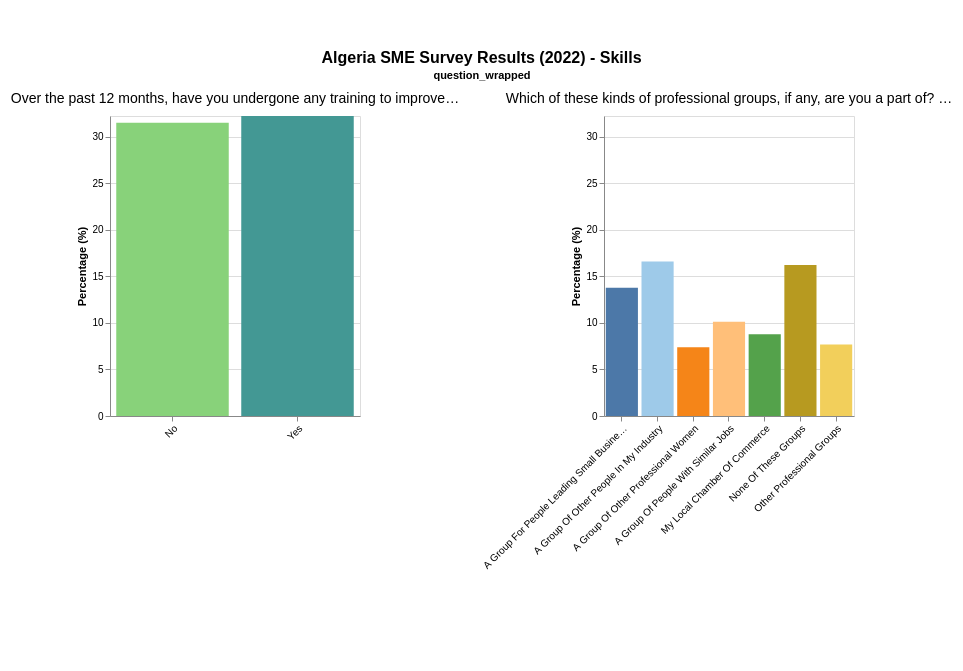

Notebook code for this chart:
### Markdown cell above
## Skills

### Code cell
chart = create_category_chart('Skills', combined_df)
display(chart)

### Figure 1 — Vega-Lite specification as saved in the notebook (floating-point values rounded to 4 significant figures)
{"config": {"view": {"continuousWidth": 300, "continuousHeight": 300}, "padding": {"left": 10, "right": 10, "top": 50, "bottom": 100}}, "data": {"name": "data-62ebe5a15686f91e61aac409e7647d50"}, "facet": {"field": "question_wrapped", "header": {"labelFontSize": 14, "labelLimit": 450, "labelLineHeight": 16, "titleOrient": "top"}, "type": "nominal"}, "spec": {"mark": {"type": "bar"}, "encoding": {"color": {"field": "response", "legend": null, "scale": {"scheme": "tableau20"}, "type": "nominal"}, "tooltip": [{"field": "question", "title": "Question", "type": "nominal"}, {"field": "response", "title": "Response", "type": "nominal"}, {"field": "value", "format": ".1f", "title": "Percentage", "type": "quantitative"}], "x": {"axis": {"labelAlign": "right", "labelAngle": -45, "labelLimit": 200}, "field": "response", "title": null, "type": "nominal"}, "y": {"field": "value", "scale": {"domain": [0, 32.21]}, "title": "Percentage (%)", "type": "quantitative"}}, "height": 300, "width": 250}, "columns": 2, "resolve": {"scale": {"x": "independent", "y": "independent"}}, "spacing": {"row": 80, "column": 20}, "title": {"text": "Algeria SME Survey Results (2022) - Skills", "fontSize": 16, "fontWeight": "bold", "anchor": "middle"}, "$schema": "https://vega.github.io/schema/vega-lite/v6.1.0.json", "datasets": {"data-62ebe5a15686f91e61aac409e7647d50": [{"category": "Skills", "question": "Over the past 12 months, have you undergone any training to improve\nyour technology (such as internet or computer) skills?", "response": "No", "value": 31.47, "question_wrapped": "Over the past 12 months, have you undergone any training to improve your\ntechnology (such as internet or computer) skills?"}, {"category": "Skills", "question": "Over the past 12 months, have you undergone any training to improve\nyour technology (such as internet or computer) skills?", "response": "Yes", "value": 32.21, "question_wrapped": "Over the past 12 months, have you undergone any training to improve your\ntechnology (such as internet or computer) skills?"}, {"category": "Skills", "question": "Which of these kinds of professional groups, if any, are you a part\nof? (Select all that apply)", "response": "A Group Of Other People In My Industry", "value": 16.59, "question_wrapped": "Which of these kinds of professional groups, if any, are you a part of? (Select\nall that apply)"}, {"category": "Skills", "question": "Which of these kinds of professional groups, if any, are you a part\nof? (Select all that apply)", "response": "A Group Of People With Similar Jobs", "value": 10.11, "question_wrapped": "Which of these kinds of professional groups, if any, are you a part of? (Select\nall that apply)"}, {"category": "Skills", "question": "Which of these kinds of professional groups, if any, are you a part\nof? (Select all that apply)", "response": "A Group For People Leading Small Businesses", "value": 13.78, "question_wrapped": "Which of these kinds of professional groups, if any, are you a part of? (Select\nall that apply)"}, {"category": "Skills", "question": "Which of these kinds of professional groups, if any, are you a part\nof? (Select all that apply)", "response": "My Local Chamber Of Commerce", "value": 8.77, "question_wrapped": "Which of these kinds of professional groups, if any, are you a part of? (Select\nall that apply)"}, {"category": "Skills", "question": "Which of these kinds of professional groups, if any, are you a part\nof? (Select all that apply)", "response": "A Group Of Other Professional Women", "value": 7.373, "question_wrapped": "Which of these kinds of professional groups, if any, are you a part of? (Select\nall that apply)"}, {"category": "Skills", "question": "Which of these kinds of professional groups, if any, are you a part\nof? (Select all that apply)", "response": "Other Professional Groups", "value": 7.669, "question_wrapped": "Which of these kinds of professional groups, if any, are you a part of? (Select\nall that apply)"}, {"category": "Skills", "question": "Which of these kinds of professional groups, if any, are you a part\nof? (Select all that apply)", "response": "None Of These Groups", "value": 16.2, "question_wrapped": "Which of these kinds of professional groups, if any, are you a part of? (Select\nall that apply)"}]}}
